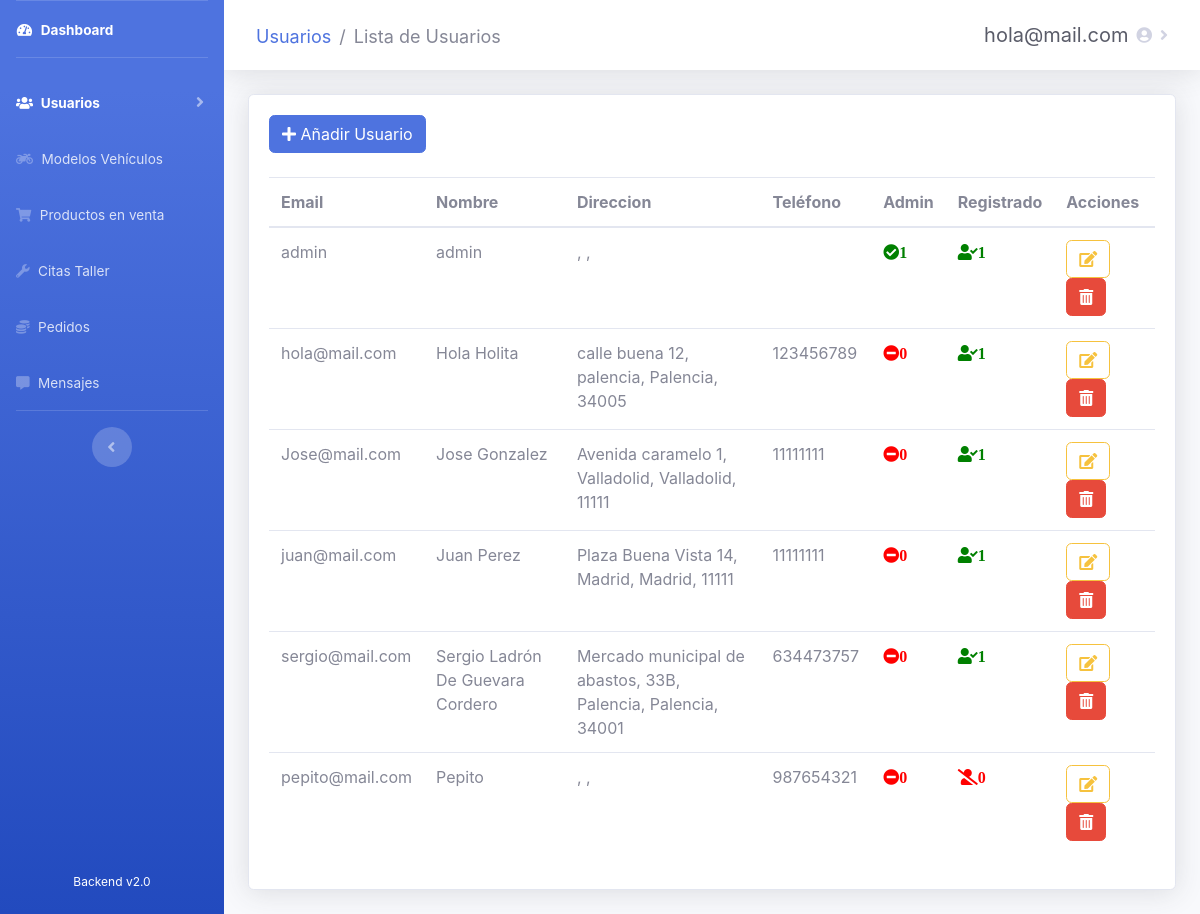
/admin/users/usuarios.php (signed in), run on the app's committed database.
### tables this page shows
CREATE TABLE `usuarios` (
  `id_usuario` int(10) NOT NULL,
  `email` varchar(20) NOT NULL,
  `password` varchar(60) DEFAULT NULL,
  `nombre` varchar(30) DEFAULT NULL,
  `apellidos` varchar(60) DEFAULT NULL,
  `direccion` varchar(100) DEFAULT NULL,
  `localidad` varchar(30) DEFAULT NULL,
  `provincia` int(10) DEFAULT NULL,
  `cp` int(5) DEFAULT NULL,
  `telefono` int(15) DEFAULT NULL,
  `is_admin` tinyint(1) DEFAULT 0,
  `registrado` tinyint(1) DEFAULT 1
);

CREATE TABLE `provincias` (
  `id_provincia` int(10) NOT NULL,
  `nombre` varchar(30) DEFAULT NULL
);

### admin/users/usuarios.php (the view, shortened to what this page needs)
<?php
require_once('../recursos/conexionBD.php');
if (!isset($_SESSION['usuario']) and $_SESSION['estado'] != 'Autenticado') {
  header('Location: ../administrar.php');
} else {
  $usuario = $_SESSION['usuario'];
}
?>
<!DOCTYPE html>
<html lang="es">
<head>
  <link rel="stylesheet" href="https://use.fontawesome.com/releases/v5.11.2/css/all.css">
  <link href="../../css/sidebar-admin.css" rel="stylesheet">
  <link rel="stylesheet" type="text/css" href="https://cdn.datatables.net/v/bs4/dt-1.10.21/b-1.6.2/r-2.2.4/datatables.min.css" />
</head>
<body id="page-top">
  <div id="wrapper">
    <ul class="navbar-nav bg-gradient-primary sidebar sidebar-dark accordion" id="accordionSidebar">
      <div class="navbar-nav" style="height: 95%">
        <li class="nav-item active">
          <a class="nav-link" href="../dashboard.php">
            <i class="fas fa-fw fa-tachometer-alt"></i>
            <span>Dashboard</span>
          </a>
        </li>
        <hr class="sidebar-divider">
        <li class="nav-item active">
          <a class="nav-link collapsed" href="#" data-toggle="collapse" data-target="#collapse3" aria-expanded="true" aria-controls="collapse3">
            <i class="fas fa-users"></i>
            <span>Usuarios</span>
          </a>
        </li>
        <li class="nav-item">
          <a class="nav-link" href="../vehicles/vehiculos.php">
            <i class="fas fa-motorcycle"></i>
            <span>Modelos Vehículos</span>
          </a>
        </li>
        <li class="nav-item">
          <a class="nav-link" href="../products/productos.php">
            <i class="fas fa-shopping-cart"></i>
            <span>Productos en venta</span>
          </a>
        </li>
        <li class="nav-item">
          <a class="nav-link" href="../tasks/citas.php">
            <i class="fas fa-wrench"></i>
            <span>Citas Taller</span>
          </a>
        </li>
        <li class="nav-item">
          <a class="nav-link" href="../sales/pedidos.php">
            <i class="fas fa-coins"></i>
            <span>Pedidos</span>
          </a>
        </li>
        <li class="nav-item">
          <a class="nav-link" href="../messages/mensajes.php">
            <i class="fas fa-comment-alt"></i>
            <span>Mensajes</span>
          </a>
        </li>
        <hr class="sidebar-divider d-none d-md-block">
        <div class="text-center d-none d-md-inline">
          <button class="rounded-circle border-0" id="sidebarToggle"></button>
        </div>
      </div>
      <div class="text-center">
        <div class="container">
          <span style="color: white; font-size: 12px">Backend v2.0</span>
        </div>
      </div>
    </ul>
    <div id="content-wrapper" class="d-flex flex-column">
      <div id="content" style="max-height: 100%">
        <nav class="navbar navbar-expand navbar-light bg-white topbar mb-4 static-top shadow">
          <nav aria-label="breadcrumb">
            <ol class="breadcrumb">
              <li class="breadcrumb-item"><a href="#">Usuarios</a></li>
              <li class="breadcrumb-item active" aria-current="page">Lista de Usuarios</li>
            </ol>
          </nav>
          <ul class="navbar-nav ml-auto">
            <li class="nav-item dropdown">
              <a class="nav-link dropdown-toggle" href="#" id="usuarioDropdown" role="button" data-toggle="dropdown" aria-haspopup="true" aria-expanded="false">
                <span class="mr-2 d-none d-lg-inline text-gray-800 medium" style="font-size: 20px"><?php print($usuario) ?></span>
                <i class="fas fa-user-circle"></i>
              </a>
            </li>
          </ul>
        </nav>
        <div class="container-fluid">
          <div class="card shadow mb-4">
            <div class="card-body">
              <div class="table-responsive">
                <a class="btn btn-primary noFocus" href="nuevoUsuario.php" role="button"><i class="fas fa-plus"></i> Añadir Usuario</a>
                <br><br>
                <table class="table" id="usuarios" cellspacing="0">
                  <thead>
                    <tr>
                      <th>Email</th>
                      <th>Nombre</th>
                      <th>Direccion</th>
                      <th>Teléfono</th>
                      <th>Admin</th>
                      <th>Registrado</th>
                      <th>Acciones</th>
                    </tr>
                  </thead>
                  <tbody>
                    <?php
                    $consulta = "SELECT * FROM usuarios";
                    $resultado = mysqli_query($conexion, $consulta);
                    while ($fila = mysqli_fetch_array($resultado)) { ?>
                      <tr>
                        <td><?php echo $fila["email"]; ?></td>
                        <td><?php echo $fila["nombre"] . " " . $fila["apellidos"]; ?></td>
                        <td><?php echo $fila["direccion"] . ", " . $fila["localidad"] . ", ";
                            $consulta2 = "SELECT usuarios.id_usuario, provincias.nombre FROM usuarios
                                                        INNER JOIN provincias ON usuarios.provincia = provincias.id_provincia WHERE usuarios.id_usuario = $fila[id_usuario]";
                            $resultado2 = mysqli_query($conexion, $consulta2);
                            while ($fila2 = mysqli_fetch_array($resultado2)) {
                              echo $fila2["nombre"] . ", " . $fila["cp"];
                            }; ?></td>
                        <td><?php echo $fila["telefono"]; ?></td>
                        <td><?php
                            if ($fila['is_admin'] == 1) {
                              echo "<span class='fas fa-check-circle' title='Usuario Administrador' style='color:green';>1</span>";
                            } else {
                              echo "<span class='fas fa-minus-circle' title='Usuario base' style='color:red';>0</span>";
                            }
                            ?>
                        </td>
                        <td><?php
                            if ($fila['registrado'] == 1) {
                              echo "<span class='fas fa-user-check' title='Usuario registrado' style='color:green';>1</span>";
                            } else {
                              echo "<span class='fas fa-user-slash' title='No registrado' style='color:red';>0</span>";
                            }
                            ?>
                        </td>
                        <td>
                          <a class="btn btn-outline-warning noFocus" title="Editar usuario" href="editarUsuario.php?id=<?php echo $fila["id_usuario"]; ?>" role="button"><i class="fas fa-edit"></i></a>
                          <a class="btn btn-danger noFocus" title="Borrar usuario" style="cursor: pointer;" onclick="borrarUsuario('<?php echo $fila["id_usuario"]; ?>');"><i class="fas fa-trash-alt" style="color: white"></i></a>
                        </td>
                      </tr>
                    <?php }; ?>
                  </tbody>
                </table>
              </div>
            </div>
          </div>
        </div>
      </div>
    </div>
  </div>
</body>
</html>

### data on the page
usuarios: email "admin", nombre "admin", is_admin "1", registrado "1"
usuarios: email "hola@mail.com", nombre "Hola", apellidos "Holita", direccion "calle buena 12", localidad "palencia", provincias.nombre "Palencia", cp "34005", telefono "123456789", is_admin "0", registrado "1"
usuarios: email "Jose@mail.com", nombre "Jose", apellidos "Gonzalez", direccion "Avenida caramelo 1", localidad "Valladolid", provincias.nombre "Valladolid", cp "11111", telefono "11111111", is_admin "0", registrado "1"
usuarios: email "juan@mail.com", nombre "Juan", apellidos "Perez", direccion "Plaza Buena Vista 14", localidad "Madrid", provincias.nombre "Madrid", cp "11111", telefono "11111111", is_admin "0", registrado "1"
usuarios: email "sergio@mail.com", nombre "Sergio", apellidos "Ladrón De Guevara Cordero", direccion "Mercado municipal de abastos, 33B", localidad "Palencia", provincias.nombre "Palencia", cp "34001", telefono "634473757", is_admin "0", registrado "1"
usuarios: email "pepito@mail.com", nombre "Pepito", telefono "987654321", is_admin "0", registrado "0"

### other printed values
$usuario "hola@mail.com"
